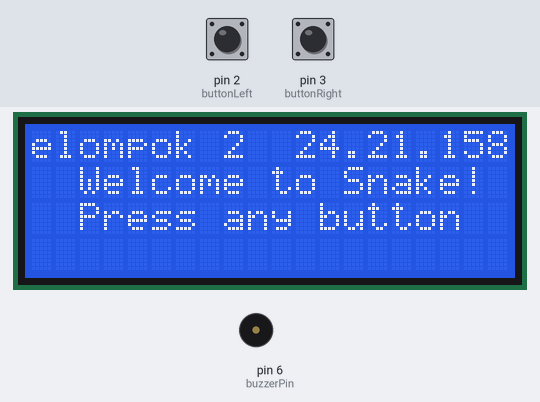
The sketch below on a simulated Arduino Uno, built with avr-gcc and run on an emulated ATmega328P. On the bench: 20×4 character LCD, buzzer (waves = sounding, pin HIGH). Inputs (shaded band) come from the test bench; at power-on: pin 2 (buttonLeft) HIGH, pin 3 (buttonRight) HIGH. Random numbers use the default seed unless the sketch sets one.

Above: at 0.9 s.
1.0 s: pin 2 (buttonLeft) pulled LOW for 1 s
At 1.6 s:
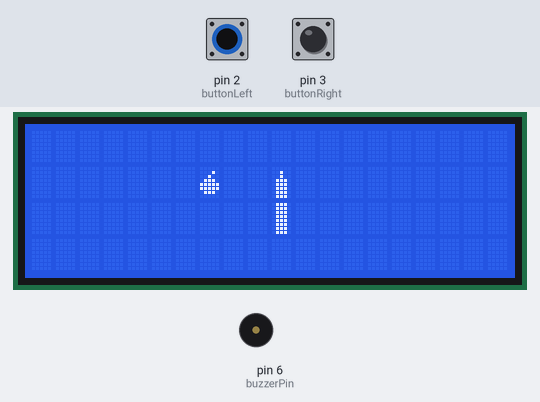
3.7 s: pin 3 (buttonRight) pulled LOW for 0.15 s
At 4.2 s:
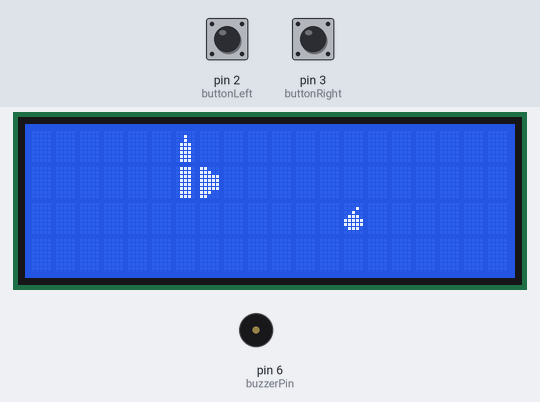
6.3 s: pin 2 (buttonLeft) pulled LOW for 0.15 s
At 6.7 s:
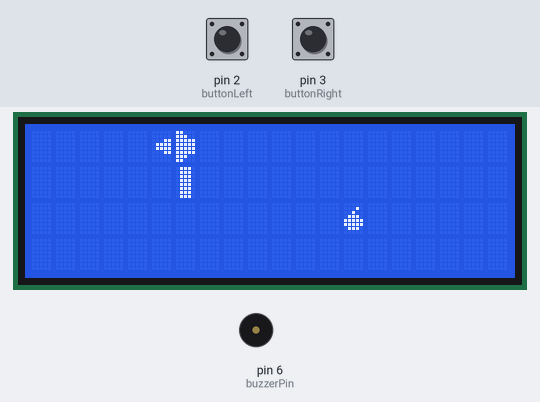
8.9 s: pin 3 (buttonRight) pulled LOW for 1 s
At 9.3 s:
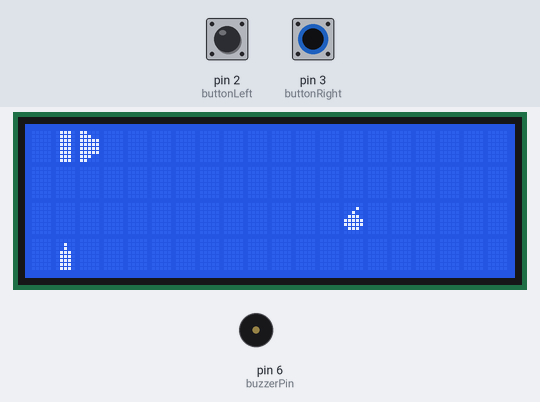
11.4 s: pin 3 (buttonRight) pulled LOW for 0.15 s
At 11.9 s:
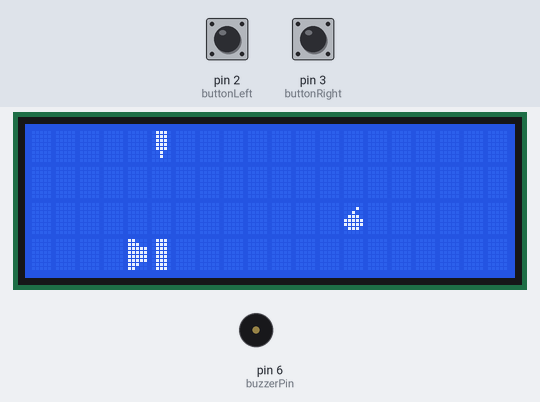
14.0 s: pin 2 (buttonLeft) pulled LOW for 3.2 s
At 14.5 s:
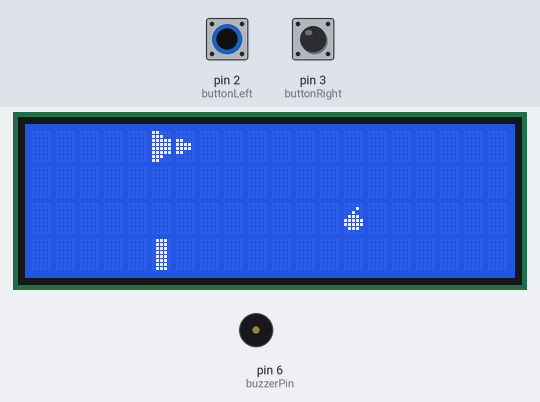
Timing chart, 0 to 18.3 s (numbered marks = the images above; inputs shaded):
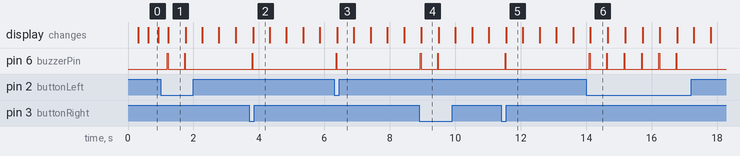

The sketch:

sketch_nov6a.ino
```cpp
#include <Wire.h>
#include <LiquidCrystal_I2C.h>

LiquidCrystal_I2C lcd(0x27, 20, 4);  // LCD address 0x27, size 20x4

const int buttonLeft = 2;   // Pin for left turn button
const int buttonRight = 3;  // Pin for right turn button
const int buzzerPin = 6;    // Pin for buzzer

enum Direction { UP,
                 RIGHT,
                 DOWN,
                 LEFT };
Direction dir = RIGHT;

struct Point {
  int x;
  int y;
};

Point snake[20];
int snakeLength = 3;

int headX = 10;
int headY = 2;

Point food;


byte headUp[8] = { B00000, B00100, B00100, B01110, B01110, B01110, B01110, B01110 };
byte headRight[8] = { B00000, B00000, B11000, B11110, B11110, B11000, B00000, B00000 };
byte headDown[8] = { B01110, B01110, B01110, B01110, B01110, B00100, B00100, B00000 };
byte headLeft[8] = { B00000, B00000, B00011, B01111, B01111, B00011, B00000, B00000 };
byte foodChar[8] = { B00000, B00010, B00100, B01110, B11111, B11111, B01110, B00000 };
byte bodyVer[8] = { B11000, B11100, B11111, B11111, B11111, B11111, B11100, B11000 };
byte bodyHor[8] = { B01110, B01110, B01110, B01110, B01110, B01110, B01110, B01110 };

void setup() {
  lcd.init();
  lcd.backlight();
  pinMode(buttonLeft, INPUT_PULLUP);
  pinMode(buttonRight, INPUT_PULLUP);
  pinMode(buzzerPin, OUTPUT);
  digitalWrite(buzzerPin, LOW);

  lcd.createChar(0, foodChar);
  lcd.createChar(1, headUp);
  lcd.createChar(2, headRight);
  lcd.createChar(3, headDown);
  lcd.createChar(4, headLeft);
  lcd.createChar(5, bodyVer);
  lcd.createChar(6, bodyHor);

  showWelcomeScreen();
  initializeSnake();
  generateFood();
}

void showWelcomeScreen() {
  lcd.clear();
  lcd.setCursor(2, 1);
  lcd.print("Welcome to Snake!");

  lcd.setCursor(2, 2);
  lcd.print("Press any button");

  String groupText = "Kelompok 2  24.21.1582 24.21.1590 23.11.5708 23.11.5740 ";

  unsigned long previousMillis = 0;
  int groupTextPos = 0;
  int namesTextPos = 0;
  const unsigned long interval = 300;

  while (true) {
    unsigned long currentMillis = millis();
    if (currentMillis - previousMillis >= interval) {
      previousMillis = currentMillis;

      lcd.setCursor(0, 0);
      lcd.print(groupText.substring(groupTextPos, groupTextPos + 20));
      groupTextPos = (groupTextPos + 1) % groupText.length();
    }

    if (digitalRead(buttonLeft) == LOW || digitalRead(buttonRight) == LOW) {
      delay(200);
      break;
    }
  }

  lcd.clear();
}

void initializeSnake() {
  snakeLength = 2;
  headX = 10;
  headY = 2;
  for (int i = 0; i < snakeLength; i++) {
    snake[i] = { headX - i, headY };
  }
}

void loop() {
  checkButtons();
  moveSnake();

  if (checkCollision()) {
    snakeLength++;
    generateFood();
  }

  if (checkSelfCollision()) {
    gameOver();
  }

  updateLCD();
  delay(500);
}

void checkButtons() {
  if (digitalRead(buttonLeft) == LOW) {
    dir = static_cast<Direction>((dir + 3) % 4);  // Turn left
    digitalWrite(buzzerPin, HIGH);
    delay(20);
    digitalWrite(buzzerPin, LOW);
  }
  if (digitalRead(buttonRight) == LOW) {
    dir = static_cast<Direction>((dir + 1) % 4);  // Turn right
    digitalWrite(buzzerPin, HIGH);
    delay(20);
    digitalWrite(buzzerPin, LOW);
  }
}

void moveSnake() {
  for (int i = snakeLength - 1; i > 0; i--) {
    snake[i] = snake[i - 1];
  }

  switch (dir) {
    case UP: headY--; break;
    case RIGHT: headX++; break;
    case DOWN: headY++; break;
    case LEFT: headX--; break;
  }

  headX = (headX + 20) % 20;
  headY = (headY + 4) % 4;
  snake[0] = { headX, headY };
}

bool checkCollision() {
  return (headX == food.x && headY == food.y);
}

void generateFood() {
  food.x = random(0, 20);
  food.y = random(0, 4);
  for (int i = 0; i < snakeLength; i++) {
    if (food.x == snake[i].x && food.y == snake[i].y) {
      generateFood();
      return;
    }
  }
}

bool checkSelfCollision() {
  for (int i = 1; i < snakeLength; i++) {
    if (headX == snake[i].x && headY == snake[i].y) {
      return true;
    }
  }
  return false;
}

void gameOver() {
  lcd.clear();
  lcd.setCursor(0, 0);
  lcd.print("Game Over!");
  lcd.setCursor(0, 1);
  lcd.print("Score: ");
  lcd.print(snakeLength - 3);

  digitalWrite(buzzerPin, HIGH);
  delay(250);
  digitalWrite(buzzerPin, LOW);

  waitForRestart();
}

void waitForRestart() {
  while (true) {
    lcd.setCursor(2, 3);
    lcd.print("Press to Restart");
    delay(500);
    lcd.setCursor(2, 3);
    lcd.print("                ");
    delay(300);
    if (digitalRead(buttonLeft) == LOW || digitalRead(buttonRight) == LOW) {
      initializeSnake();
      generateFood();
      dir = RIGHT;
      updateLCD();
      break;
    }
  }
}

void updateLCD() {
  lcd.clear();
  drawSnake();
  drawFood();
}

void drawSnake() {
  switch (dir) {
    case UP:
      lcd.setCursor(snake[0].x, snake[0].y);
      lcd.write(byte(1));
      break;
    case RIGHT:
      lcd.setCursor(snake[0].x, snake[0].y);
      lcd.write(byte(2));
      break;
    case DOWN:
      lcd.setCursor(snake[0].x, snake[0].y);
      lcd.write(byte(3));
      break;
    case LEFT:
      lcd.setCursor(snake[0].x, snake[0].y);
      lcd.write(byte(4));
      break;
  }

  for (int i = 1; i < snakeLength; i++) {
    lcd.setCursor(snake[i].x, snake[i].y);
    lcd.write(snake[i].x == snake[i - 1].x ? byte(6) : byte(5));
  }
}

void drawFood() {
  lcd.setCursor(food.x, food.y);
  lcd.write(byte(0));
}
```

Measured:
- after the input at 1.0 s, pin 6 (buzzerPin): alternates HIGH for 0.02 s and LOW for 0.51 s, 4 changes in all, then stays LOW, starting after 0.20 s
- after the input at 3.7 s, pin 6 (buzzerPin): LOW → HIGH after 0.09 s, → LOW 0.02 s later
- after the input at 6.3 s, pin 6 (buzzerPin): LOW → HIGH after 0.06 s, → LOW 0.02 s later
- after the input at 8.9 s, pin 6 (buzzerPin): alternates HIGH for 0.02 s and LOW for 0.51 s, 4 changes in all, then stays LOW, starting at once
- after the input at 11.4 s, pin 6 (buzzerPin): LOW → HIGH after 0.13 s, → LOW 0.02 s later
- after the input at 14.0 s, pin 6 (buzzerPin): alternates HIGH for 0.02 s and LOW for 0.51 s, 12 changes in all, then stays LOW, starting after 0.10 s
- what the display in image 1 shows lasts 0.6 s, from 1.2 s to 1.8 s
